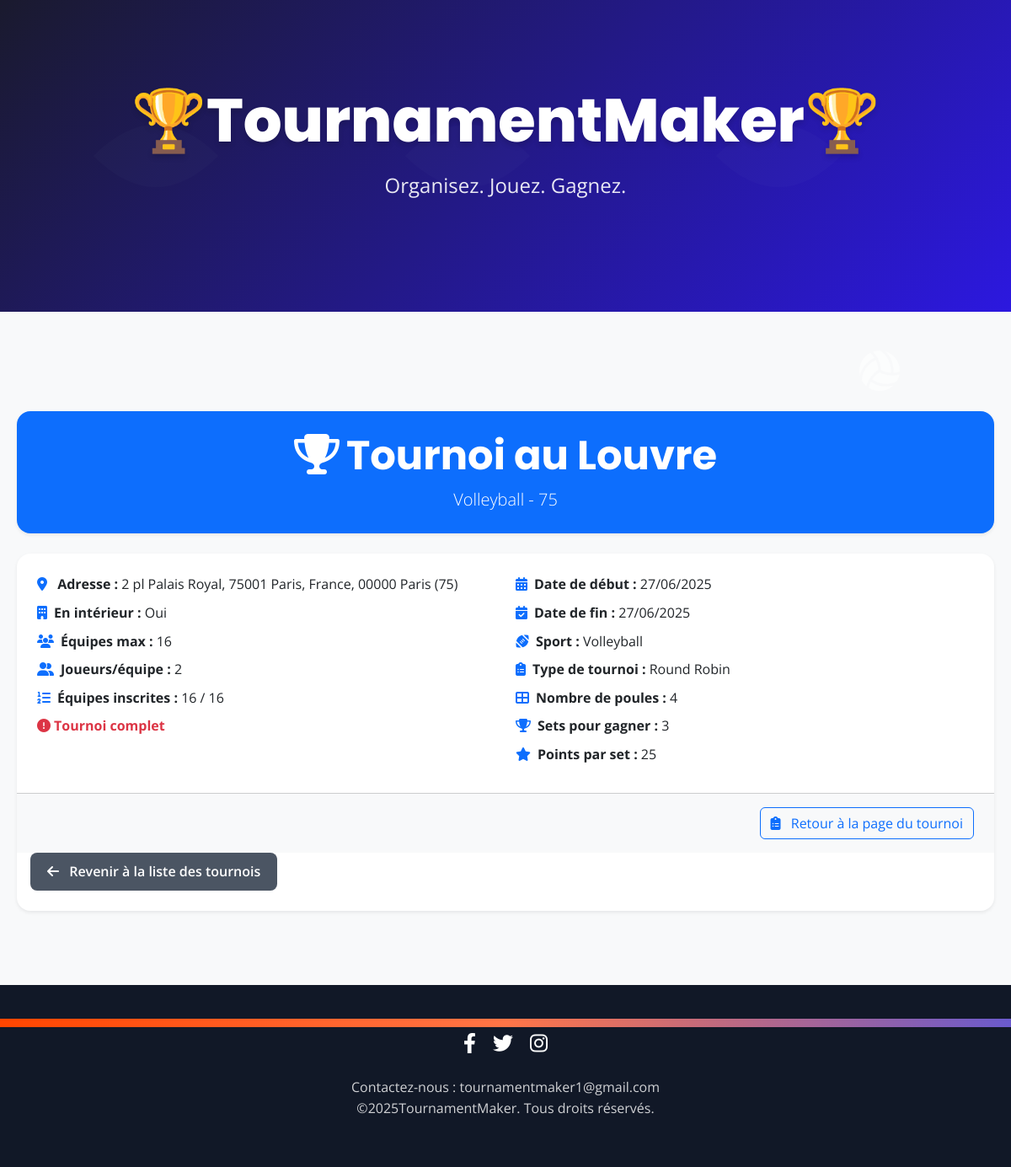
Page /TournamentMaker/tournoi-au-louvre/detail on the committed database.
### TournamentMaker/models.py (models this page shows, shortened)
class Tournament(models.Model):
    SPORT_CHOICES = [
        ('football',   'Football'),
        ('volleyball', 'Volleyball'),
        ('basketball', 'Basketball'),
        ('rugby',      'Rugby'),
    ]
    TOURNAMENT_TYPE_CHOICES = [
        ('RR', 'Round Robin'),
        ('DE', 'Direct Elimination'),
    ]
    name = models.CharField(max_length=100)
    department = models.CharField(max_length=100)
    address = models.ForeignKey(Address, on_delete=models.SET_NULL, null=True, blank=True, related_name='tournaments')
    latitude = models.FloatField(null=True, blank=True)
    longitude = models.FloatField(null=True, blank=True)
    is_indoor = models.BooleanField(default=True)
    start_date = models.DateField(default=date.today)
    end_date = models.DateField(default=date.today)
    sport = models.CharField(max_length=50, choices=SPORT_CHOICES, default='football')
    max_teams = models.PositiveIntegerField(default=8)
    players_per_team = models.PositiveIntegerField(default=5)
    number_of_pools = models.IntegerField(default=0)
    type_tournament = models.CharField(max_length=2, choices=TOURNAMENT_TYPE_CHOICES, default='RR')
    nb_sets_to_win = models.PositiveIntegerField(default=3, help_text="Nombre de sets nécessaires pour gagner un match")
    points_per_set = models.PositiveIntegerField(default=25, help_text="Nombre de points nécessaires pour gagner un set")
    organizer = models.OneToOneField(Organisateur, on_delete=models.SET_NULL, null=True, blank=True, related_name='organized_tournament')
    match_duration = models.PositiveIntegerField(null=True, blank=True, help_text="Durée d’un match (en minutes)")
    extra_time = models.BooleanField(null=True, blank=True, help_text="Prolongations possibles")
    penalty_shootout = models.BooleanField(null=True, blank=True, help_text="Tirs au but en cas d’égalité")
    half_time_duration = models.PositiveIntegerField(null=True, blank=True, help_text="Durée de la mi-temps (en minutes)")
    quarter_duration = models.PositiveIntegerField(null=True, blank=True, help_text="Durée d’un quart-temps (en minutes)")
    number_of_quarters = models.PositiveIntegerField(null=True, blank=True, help_text="Nombre de quart-temps")
    slug = models.SlugField(max_length=200, unique=False, blank=True)
    city = models.ForeignKey(City, on_delete=models.SET_NULL, null=True, blank=True, related_name='tournaments')

class Address(models.Model):
    street = models.CharField(max_length=255)
    city = models.ForeignKey(City, on_delete=models.CASCADE)
    zipcode = models.CharField(max_length=10)
    latitude = models.FloatField(null=True, blank=True)
    longitude = models.FloatField(null=True, blank=True)
    def __str__(self):
        return f"{self.street}, {self.zipcode} {self.city.name}"

class City(models.Model):
    name = models.CharField(max_length=100)
    department = models.CharField(max_length=100, default='')
    latitude = models.FloatField(null=True, blank=True)
    longitude = models.FloatField(null=True, blank=True)

### TournamentMaker/views.py (the view)
# urls.py: path('<slug:slug>/detail', TournamentDetailView.as_view(), name='tournament_detail'),
class TournamentDetailView(DetailView):
    model = Tournament
    template_name = 'tournament_detail.html'
    context_object_name = 'tournoi'
    slug_field = 'slug'
    slug_url_kwarg = 'slug'
    def get_context_data(self, **kwargs):
        context = super().get_context_data(**kwargs)
        context['hide_navbar'] = True  # ✅ cacher la navbar sur cette page
        return context

### TournamentMaker/context_processors.py (called while the page is built)
def hide_inscription_button(request):
    try:
        tournament_id = request.session.get('selected_tournament_id')
        if not tournament_id:
            return {'hide_inscription': False}
        tournoi = Tournament.objects.get(id=tournament_id)
        is_full = tournoi.teams.count() >= tournoi.max_teams
        is_over = tournoi.end_date < date.today()
        return {'hide_inscription': is_full or is_over}
    except:
        return {'hide_inscription': False}

def selected_tournament(request):
    selected_id = request.session.get('selected_tournament_id')
    if selected_id:
        try:
            tournoi = Tournament.objects.get(id=selected_id)
            return {'selected_tournament_slug': tournoi.slug}
        except Tournament.DoesNotExist:
            pass
    return {'selected_tournament_slug': None}

### TournamentMaker/templates/tournament_detail.html (shortened to what this page needs)
{% extends 'base_generic.html' %}
{% block content %}
<div class="container py-5">
  <div class="bg-primary text-white rounded-4 shadow-sm p-4 mb-4 text-center">
    <h1 class="display-5 fw-bold"><i class="fas fa-trophy me-2"></i>{{ tournoi.name }}</h1>
    <p class="lead mb-0">{{ tournoi.get_sport_display }}{% if tournoi.department %} - {{ tournoi.department }}{% endif %}</p>
  </div>
  <div class="card shadow-sm border-0 rounded-4">
    <div class="card-body p-4">
      <div class="row g-4">
        <div class="col-md-6">
          {% if tournoi.address %}
          <p class="mb-2">
            <i class="fas fa-map-marker-alt text-primary me-2"></i>
            <strong>Adresse :</strong> {{ tournoi.address }}{% if tournoi.department %} ({{ tournoi.department }}){% endif %}
          </p>
          {% endif %}
          <p class="mb-2"><i class="fas fa-building text-primary me-2"></i><strong>En intérieur :</strong> {{ tournoi.is_indoor|yesno:"Oui,Non" }}</p>
          <p class="mb-2"><i class="fas fa-users text-primary me-2"></i><strong>Équipes max :</strong> {{ tournoi.max_teams }}</p>
          <p class="mb-2"><i class="fas fa-user-friends text-primary me-2"></i><strong>Joueurs/équipe :</strong> {{ tournoi.players_per_team }}</p>
          <p class="mb-2"><i class="fas fa-list-ol text-primary me-2"></i><strong>Équipes inscrites :</strong> {{ tournoi.teams.count }} / {{ tournoi.max_teams }}</p>
          {% if tournoi.teams.count >= tournoi.max_teams %}
          <div class="text-danger fw-bold"><i class="fas fa-exclamation-circle me-1"></i>Tournoi complet</div>
          {% endif %}
        </div>
        <div class="col-md-6">
          <p class="mb-2"><i class="fas fa-calendar-alt text-primary me-2"></i><strong>Date de début :</strong> {{ tournoi.start_date|date:"d/m/Y" }}</p>
          <p class="mb-2"><i class="fas fa-calendar-check text-primary me-2"></i><strong>Date de fin :</strong> {{ tournoi.end_date|date:"d/m/Y" }}</p>
          <p class="mb-2"><i class="fas fa-football-ball text-primary me-2"></i><strong>Sport :</strong> {{ tournoi.get_sport_display }}</p>
          <p class="mb-2"><i class="fas fa-clipboard-list text-primary me-2"></i><strong>Type de tournoi :</strong> {{ tournoi.get_type_tournament_display }}</p>
          {% if tournoi.type_tournament == 'RR' %}
          <p class="mb-2"><i class="fas fa-th-large text-primary me-2"></i><strong>Nombre de poules :</strong> {{ tournoi.number_of_pools }}</p>
          {% endif %}
          {% if tournoi.sport == 'volleyball' %}
            <p class="mb-2"><i class="fas fa-trophy text-primary me-2"></i><strong>Sets pour gagner :</strong> {{ tournoi.nb_sets_to_win }}</p>
            <p class="mb-2"><i class="fas fa-star text-primary me-2"></i><strong>Points par set :</strong> {{ tournoi.points_per_set }}</p>
          {% elif tournoi.sport == 'basketball' %}
            <p class="mb-2"><i class="fas fa-basketball-ball text-primary me-2"></i><strong>Durée d'un Quarts temps :</strong> {{ tournoi.quarter_duration }} min</p>
            <p class="mb-2"><i class="fas fa-star text-primary me-2"></i><strong>Nombre de quarts temps :</strong> {{ tournoi.number_of_quarters }}</p>
          {% elif tournoi.sport == 'rugby' %}
            <p class="mb-2"><i class="fas fa-star text-primary me-2"></i><strong>Durée de la mi-temps :</strong> {{ tournoi.half_time_duration }} min</p>
          {% endif %}
        </div>
      </div>
    </div>
    <div class="card-footer bg-light text-end py-3 px-4">
      <a href="{% url 'dashboard' tournoi.slug %}" class="btn btn-outline-primary">
        <i class="fas fa-clipboard-list me-2"></i> Retour à la page du tournoi
      </a>
    </div>
    <div class="text-start ms-3 mb-4">
      <a href="{% url 'home' %}" class="btn-simple-return">
        <i class="fas fa-arrow-left me-2"></i> Revenir à la liste des tournois
      </a>
    </div>
  </div>
</div>
{% endblock %}

### TournamentMaker/static/css/styles.css (style rules this page uses)
:root { --primary-color: #2c18df; --secondary-color: #04d3f7; --accent-color: #FF4500; --dark-color: #1a1a2e; --light-color: #f8f9fa; --text-color: #faf8f8; --shadow-sm: 0 2px 4px rgba(0, 0, 0, 0.1); --shadow-md: 0 4px 6px rgba(0, 0, 0, 0.15); --shadow-lg: 0 10px 15px rgba(0, 0, 0, 0.2); }
body { font-family: 'Open Sans', sans-serif; color: var(--text-color); background-color: var(--light-color); margin: 0; padding: 0; line-height: 1.6; }
h1, h2, h3, h4, h5, h6 { font-family: 'Poppins', sans-serif; }
.container { max-width: 1200px; margin: 0 auto; padding: 0 20px; }
body { font-family: 'Poppins', sans-serif; background-color: #f4f6f9; color: #2c3e50; margin: 0; padding: 0; }
.btn-simple-return { background-color: #4b5563; color: white; padding: 10px 20px; border-radius: 8px; font-weight: 600; text-decoration: none; transition: background-color 0.3s ease; display: inline-block; }
.btn-simple-return i { margin-right: 6px; }

### rows in the picture
Tournament: name "Tournoi au Louvre", sport "Volleyball", department "75", address "2 pl Palais Royal, 75001 Paris, France, 00000 Paris", is_indoor "Oui", max_teams "16", players_per_team "2", teams.count "16", start_date "27/06/2025", end_date "27/06/2025", type_tournament "Round Robin", number_of_pools "4", nb_sets_to_win "3", points_per_set "25"
